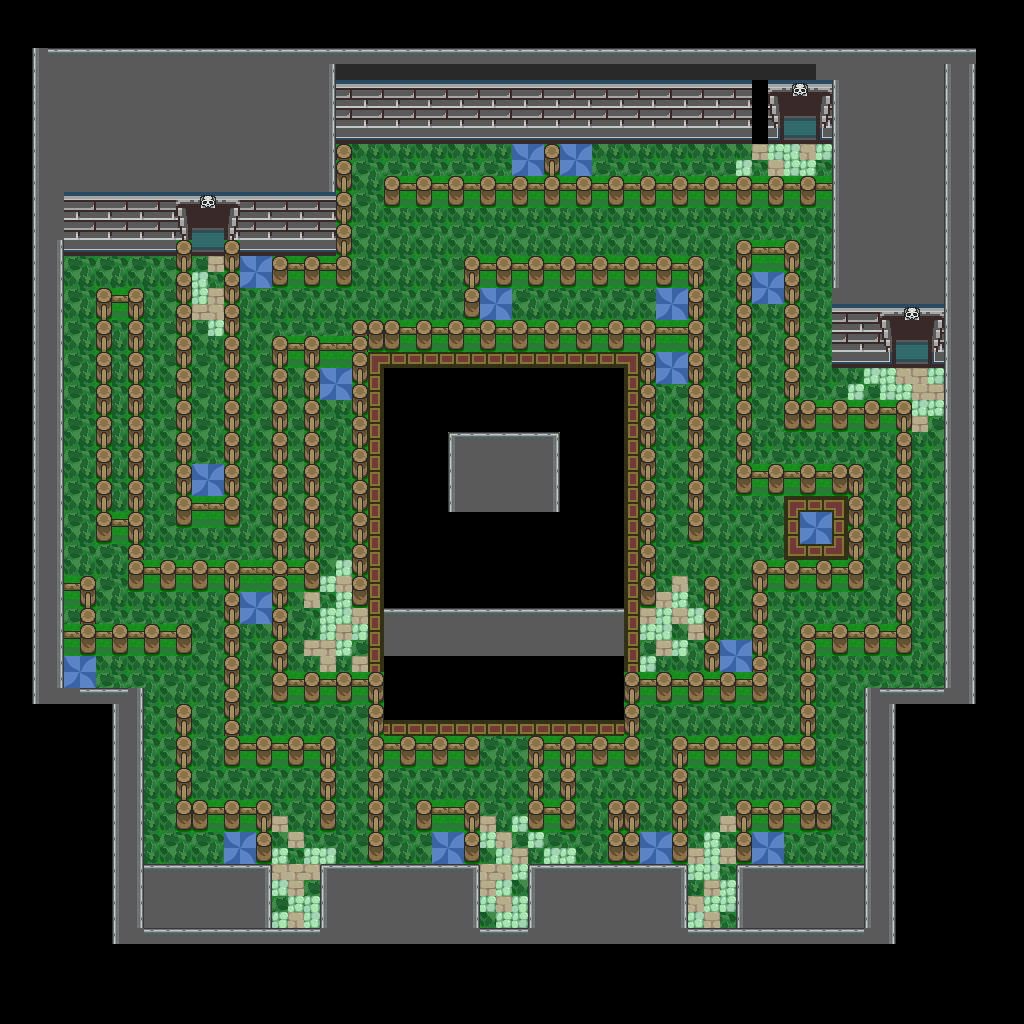

This game map was drawn from its Tiled (.tmx) file and the tilesets committed beside it. A one-line description and the trimmed map source follow:
An orthogonal 64x64 tile map with 16x16 px tiles, 1 tile layer (base), 2 hidden layers not drawn and 191 objects.

<map version="1.10" tiledversion="1.12.1" orientation="orthogonal" renderorder="right-down" width="64" height="64" tilewidth="16" tileheight="16" infinite="0" nextlayerid="4" nextobjectid="192">
 <tileset firstgid="1" source="../classiciphone_pics4.tsx" />
 <layer id="1" name="base" width="64" height="64">
  <data>[4096 cells, 4096 non-empty, 59 distinct tile ids]</data>
 </layer>
 <layer id="2" name="collision" width="64" height="64" visible="0">
  <properties><property name="collision" value="true" /></properties>
  <data>[4096 cells, 1795 non-empty, 1 distinct tile ids]</data>
 </layer>
 <layer id="3" name="water" width="64" height="64" visible="0">
  <properties><property name="terrain" value="water" /></properties>
  <data>[4096 cells, 68 non-empty, 1 distinct tile ids]</data>
 </layer>
 <objectgroup id="4" name="npcs">
  <!-- 191 objects omitted --></objectgroup>
</map>
<!-- 191 of 191 objects omitted -->
